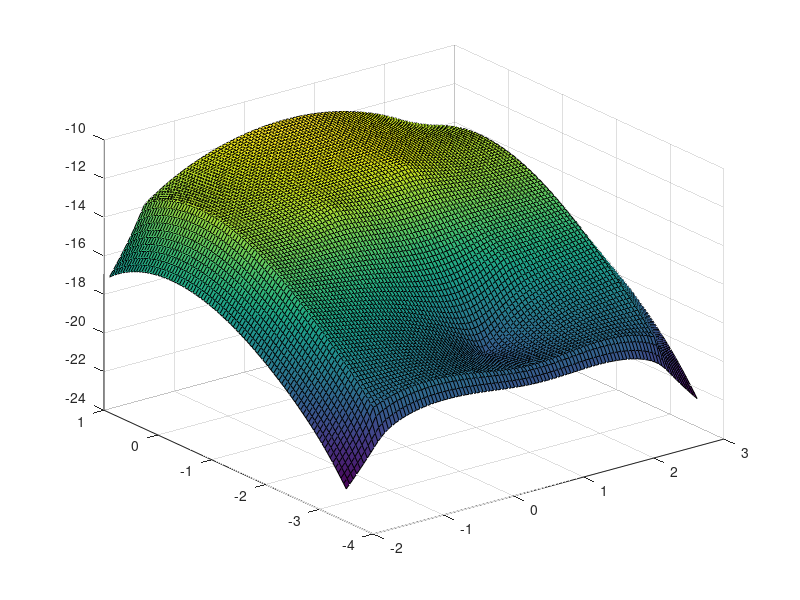

The MATLAB script that drew this image:
%create the mesh, less points so vectors visible
[x,y]=meshgrid(-2:0.05:3,-3.5:0.05:0.9);
%[x,y]=meshgrid(-2:0.15:3,-3.5:0.15:0.9);

%define the components of the gradient
hold off
v = (-(sqrt((x+.25).^2+(y+1).^2)) - (sqrt((x-1).^2+(y+.7).^2)) - (sqrt((x-1.41).^2+(y+2).^2))) + 3*(sqrt((x-.75).^2+(y+2.5).^2));

% plots the potential field for the neato's path
quiver(x,v,y,v)

% adds the walls as borders for the neato, so it doesn't escape, and avoids
% them alltogether
for a = -1.5:.1:2.5
    v = v - 0.1*log(sqrt((x-a).^2 + (y-1).^2));
end
for a = -1.5:.1:2.5
    v = v - 0.1*log(sqrt((x-a).^2 + (y+3.37).^2));
end
for b = -3.37:.1:1
    v = v - 0.1*log(sqrt((x+1.5).^2 + (y-b).^2));
end
for b = -3.37:.1:1
    v = v - 0.1*log(sqrt((x-2.5).^2 + (y-b).^2));
end

% creates a 3D surface plot to visually represent the gradient descent
surf(x,y,v)

% creates a 3d contour plot (also to visually represent gradient descent)
%contour(x,y,v,50)


% the following is to calculate the path of gradient descent (outputs a 2D
% curve)
%{
syms x y;
f = (-(sqrt((x+.25).^2+(y+1).^2)) - (sqrt((x-1).^2+(y+.7).^2)) - (sqrt((x-1.41).^2+(y+2).^2))) + 3*(sqrt((x-.75).^2+(y+2.5).^2));
grad = [diff(f,x); diff(f,y)];
step_size = .1;
r = [1; -1];

while true
    grad_num = double(subs(grad,[x y], [r(1,end) r(2,end)]));
    r(:,end+1) = r(:,end) + grad_num*step_size;
    if norm(grad_num) < 0.01
        break
    end
end

scatter(r(1,:),r(2,:),".")
%}